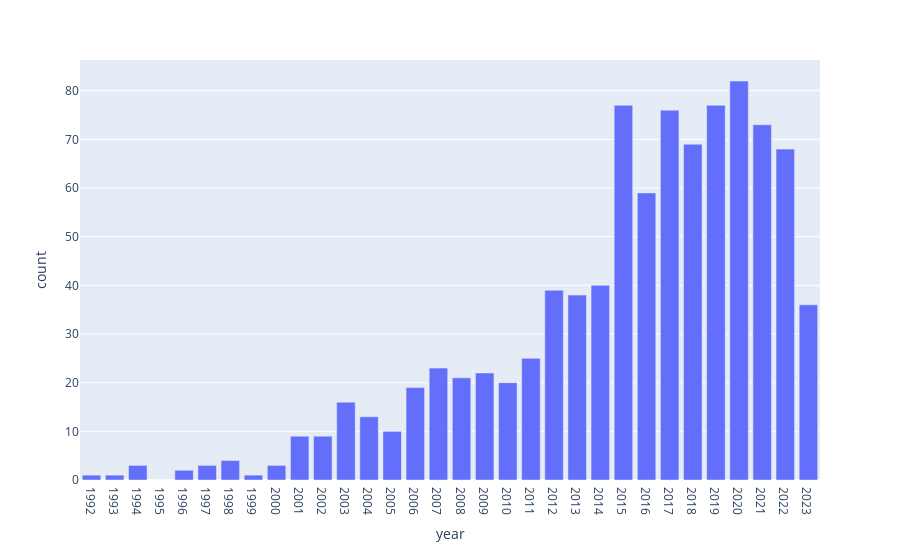

Source (notebook cell):
### Code cell
fig = px.bar(df_br.sort_values(by='year'), x='year', y='count')
fig.show()

### Figure 1 — Plotly figure (JSON) as saved in the notebook; plotly's stock layout.template omitted (floating-point values rounded to 4 significant figures)
{"data": [{"alignmentgroup": "True", "hovertemplate": "year=%{x}<br>count=%{y}<extra></extra>", "legendgroup": "", "marker": {"color": "#636efa", "pattern": {"shape": ""}}, "name": "", "offsetgroup": "", "orientation": "v", "showlegend": false, "textposition": "auto", "type": "bar", "x": ["1992", "1993", "1994", "1995", "1996", "1997", "1998", "1999", "2000", "2001", "2002", "2003", "2004", "2005", "2006", "2007", "2008", "2009", "2010", "2011", "2012", "2013", "2014", "2015", "2016", "2017", "2018", "2019", "2020", "2021", "2022", "2023"], "xaxis": "x", "y": [1, 1, 3, 0, 2, 3, 4, 1, 3, 9, 9, 16, 13, 10, 19, 23, 21, 22, 20, 25, 39, 38, 40, 77, 59, 76, 69, 77, 82, 73, 68, 36], "yaxis": "y"}], "layout": {"barmode": "relative", "legend": {"tracegroupgap": 0}, "margin": {"t": 60}, "xaxis": {"anchor": "y", "domain": [0, 1], "title": {"text": "year"}}, "yaxis": {"anchor": "x", "domain": [0, 1], "title": {"text": "count"}}}}
